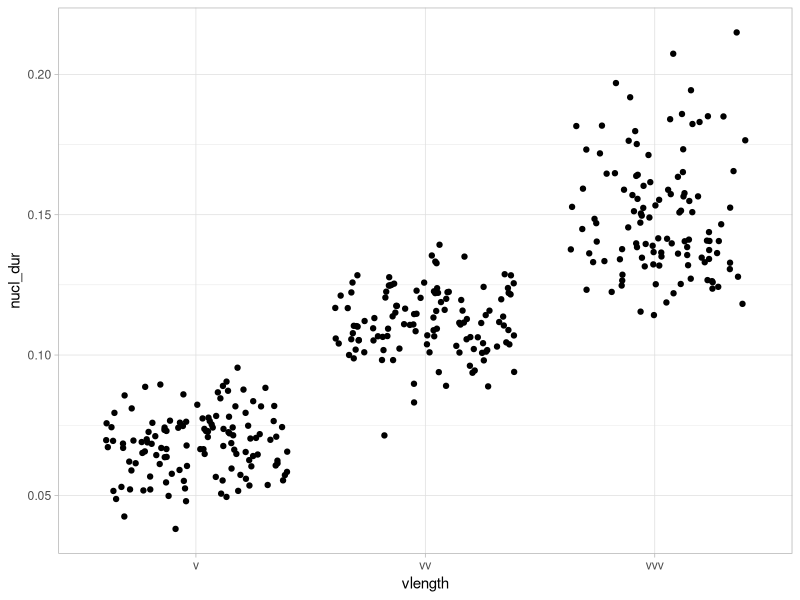
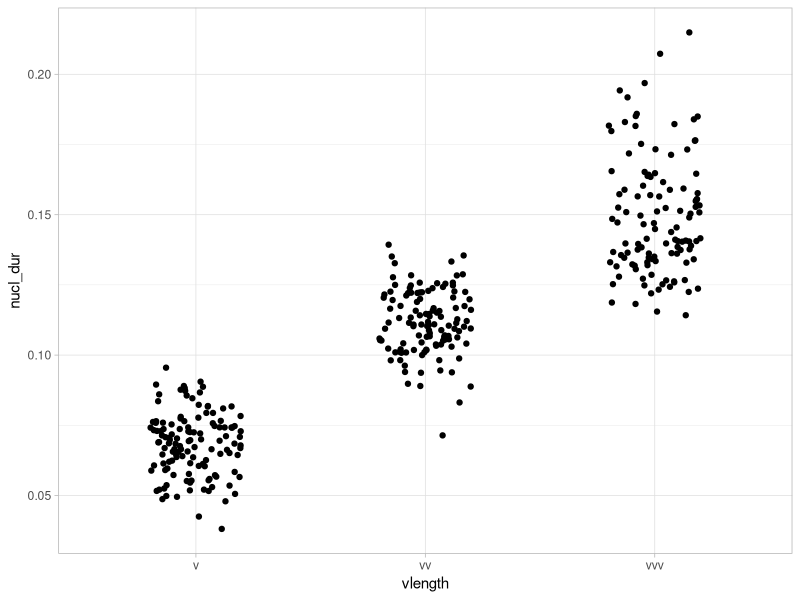

Reproduce these figures in R, in order.
## ---- chunk 1
knitr::opts_chunk$set(echo = TRUE)
knitr::opts_knit$set(root.dir = here::here())
library(tidyverse)
theme_set(theme_light())
## ---- chunk 2
duration <- read_delim("./data/duration.txt")
## ---- chunk 3
duration %>%
  ggplot(aes(vlength, nucl_dur)) +
  geom_jitter()
## ---- chunk 4
duration %>%
  ggplot(aes(vlength, nucl_dur)) +
  geom_jitter(width = 0.2)
